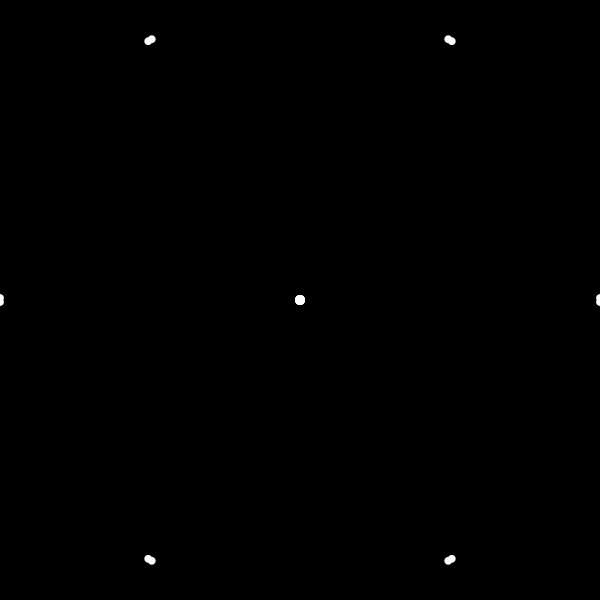
Frame 1 (no input)
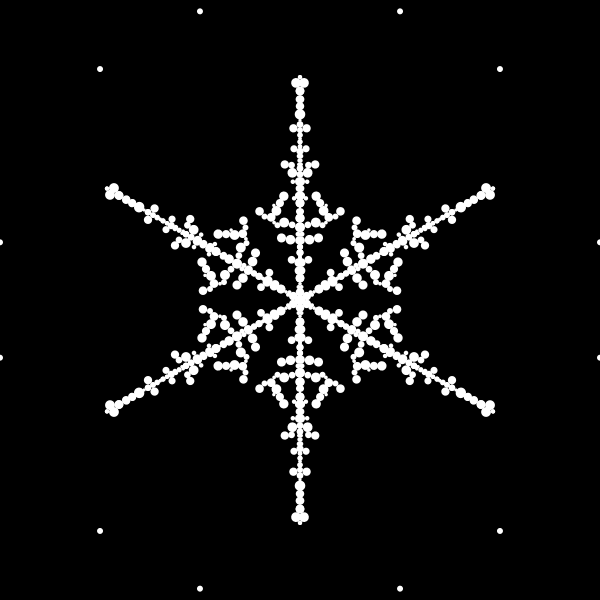
Frame 60 (the mouse pressed at the canvas centre just before this capture)
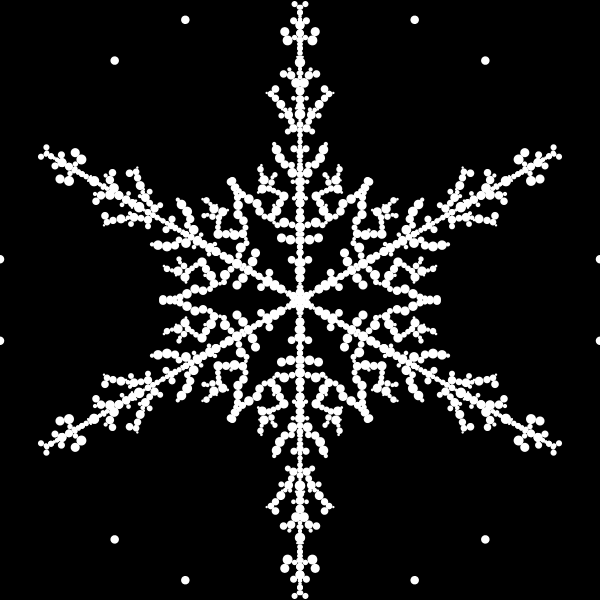
Frame 120 (the mouse held since frame 60 and released just before this capture)

The Processing sketch that drew these frames (run headless with seeded random() and noise(); from frame 60 on, the mouse is pressed at the canvas centre):

// Processing sketch: Brownian_Snowflake
// ── Brownian_Snowflake.pde
ArrayList<Particle> particles;

void setup(){
  ellipseMode(RADIUS);
  size(600, 600);
  particles = new ArrayList<Particle>();
  particles.add(new Particle(width/2, random(0, (width/2)*tan(PI/6)), random(1,5)));
}
int maxSteps = 1000;
int maxParticles = round(random(200,500));
void draw(){
  background(0);
  noStroke();
  fill(255);
  
  if(particles.size() < maxParticles){
    Particle curr = particles.get(particles.size()-1);
    int count = 0;
    while(!curr.Intersects() && count < maxSteps){
      curr.walk();
      count++;
    }
    if(curr.Intersects() && particles.size() + 1 < maxParticles)
      particles.add(new Particle(width/2, random(0, (width/2)*tan(PI/6)), random(1,5)));
  }
  translate(width/2, height/2);
  
  for(int i = 0; i < 6; i++){
    rotate(PI/3);
    //draw particles
    for(Particle p : particles){
      p.draw();
    }
    pushMatrix();
    scale(1, -1);
    for(Particle p : particles){
      p.draw();
    }
    popMatrix();
  }
  
}

// ── Particle.pde
class Particle{
  PVector pos;
  float radius;
  
  Particle(float x, float y, float r){
    pos = new PVector(x, y);
    radius = r;
  }
  
  void walk(){
    pos.x -= 1;
    //pos.y += noise(frameCount) * (random(1)>0.5?-1:1);
    //pos.y += random(-2,2);
    pos.y += (random(1) > 0.5?-1:1);
    
    //constrain the position to between slice
    pos.y = constrain(pos.y, 0, pos.x*tan(PI/6));
    
    
  }
  
  boolean Intersects(){
    if(pos.x < 1) return true;
    float dist = 0;
    for(Particle p : particles){
      if(this.equals(p)) continue;
      dist = dist(p.pos.x, p.pos.y, pos.x, pos.y);
      if(dist < p.radius + radius) return true;
    }
    
    return false;
  }
  
  void draw(){
    push();
    circle(pos.x, pos.y, radius);
    pop();
  }
  
}
